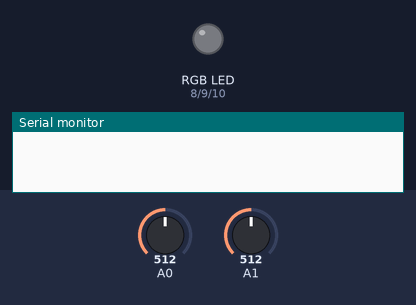
Recording of a sketch running on a simulated Arduino Uno, built with avr-gcc and run on an emulated ATmega328P. On the bench: an RGB LED mixed from three pins (HIGH = lit), the last lines printed to the serial monitor. The inputs (shaded band) are chosen by the test bench; at power-on: A0 = 512, A1 = 512.

Above: at 1.2 s.
1.3 s: A0 set to 0
At 1.6 s:
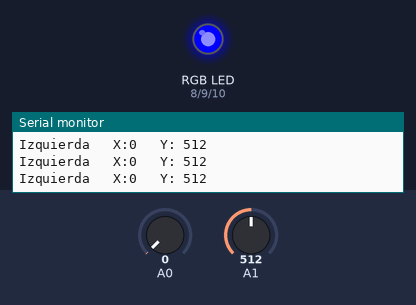
2.8 s: A1 set to 0
At 3.1 s:
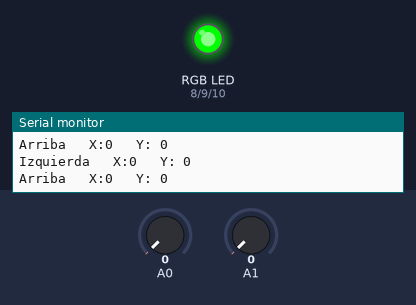
4.3 s: A0 set to 1016
5.8 s: A0 set to 1023
At 6.2 s:
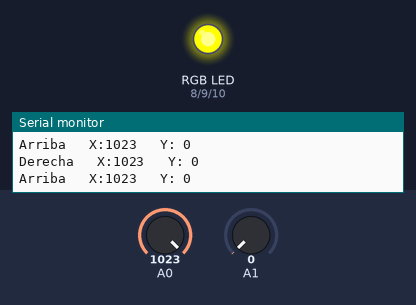
7.3 s: A1 set to 1023
At 8.0 s:
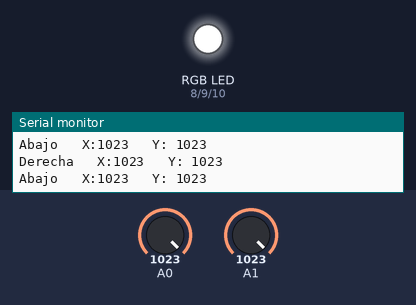
8.8 s: A1 set to 1009
At 9.9 s:
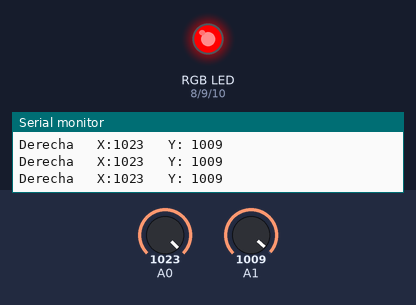
Timing chart, 0 to 11.3 s (numbered marks = the images above; inputs shaded):
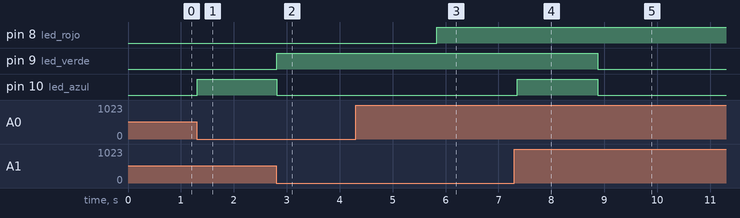

The sketch:

joystick3.ino
```cpp
/* Realizado: Ing. Nelson Peña.
   Software: Programación de un JoyStick, dependiendo de la orientación enciende un determinado Led en formato RGB.
*/
int X         = 0;
int Y         = 0;
int led_rojo  = 8;
int led_verde = 9;
int led_azul  = 10;
int espera    = 100;
void setup()
{
  Serial.begin(9600);
  pinMode(led_rojo, OUTPUT);
  pinMode(led_azul, OUTPUT);
  pinMode(led_verde, OUTPUT);
  analogWrite(led_rojo,0);   // Se apaga color rojo
  analogWrite(led_verde,0);   // Se apaga color verde
  analogWrite(led_azul,0);   // Se apaga color azul
}
void loop() {
X = analogRead(0); // Lee el puerto analogo A0
Y = analogRead(1); // Lee el puerto analogo A1
// El punto medio es X= 507 o 508 y Y= 513
// Extremo uno X = 0 y Y = 0
// Extremo dos X = 1023 y Y = 1023


if ( ( (X == 507) || (X == 508) ) && (Y == 513) ) {
  Serial.print("Esta Stop");   Serial.print("   X:");Serial.print(X);  Serial.print("   Y: ");Serial.println(Y);

  analogWrite(led_rojo,0);
  analogWrite(led_verde,0);
  analogWrite(led_azul,0);
}else{
  if (X == 0) {
    Serial.print("Izquierda");   Serial.print("   X:");Serial.print(X);  Serial.print("   Y: ");Serial.println(Y);
  analogWrite(led_rojo,0);
  analogWrite(led_verde,0);
  analogWrite(led_azul,255);
  }
  if (X == 1023) {
    Serial.print("Derecha");   Serial.print("   X:");Serial.print(X);  Serial.print("   Y: ");Serial.println(Y);
  analogWrite(led_rojo,255);
  analogWrite(led_verde,0);
  analogWrite(led_azul,0);
  }

  if (Y == 0) {
    Serial.print("Arriba");   Serial.print("   X:");Serial.print(X);  Serial.print("   Y: ");Serial.println(Y);
  analogWrite(led_verde,255);
  analogWrite(led_azul,0);
  }
  if (Y == 1023) {
    Serial.print("Abajo");   Serial.print("   X:");Serial.print(X);  Serial.print("   Y: ");Serial.println(Y);
  analogWrite(led_rojo,255);
  analogWrite(led_verde,255);
  analogWrite(led_azul,255);
  }
}


delay(espera);
}
```

Measured:
- the behaviour switches between 1022 and 1023 on A0 (found by bisection; images 2 and 3)
- the behaviour switches between 1023 and 1022 on A1 (found by bisection; images 4 and 5)
- after the input at 1.3 s, pin 10 (led_azul): LOW → HIGH at once
- after the input at 2.8 s, pin 9 (led_verde): LOW → HIGH at once; pin 10 (led_azul): HIGH → LOW at once
- after the input at 5.8 s, pin 8 (led_rojo): LOW → HIGH at once
- after the input at 7.3 s, pin 10 (led_azul): LOW → HIGH after 0.05 s
- after the input at 8.8 s, pin 9 (led_verde), pin 10 (led_azul): HIGH → LOW after 0.07 s
